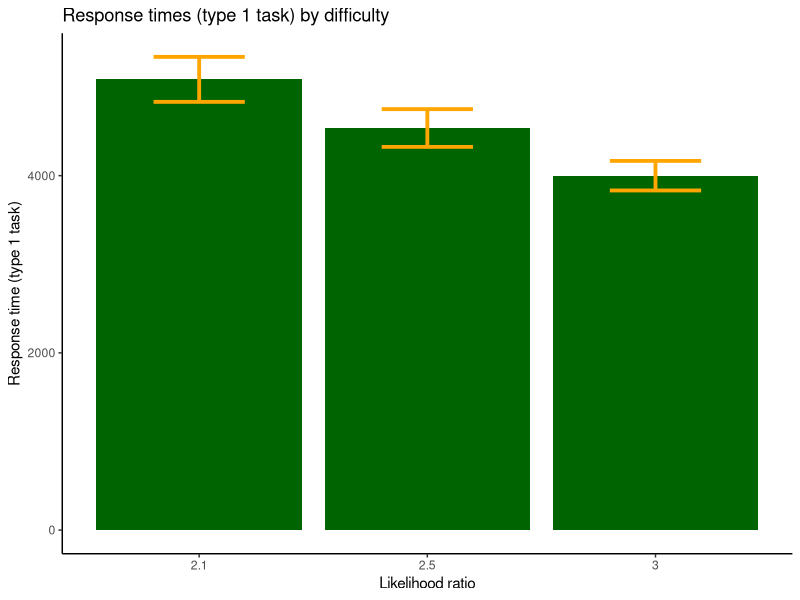
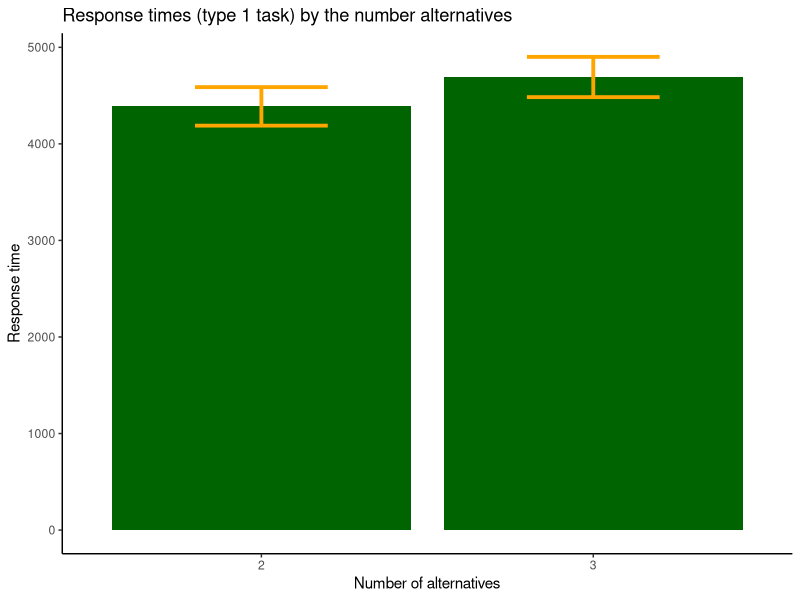
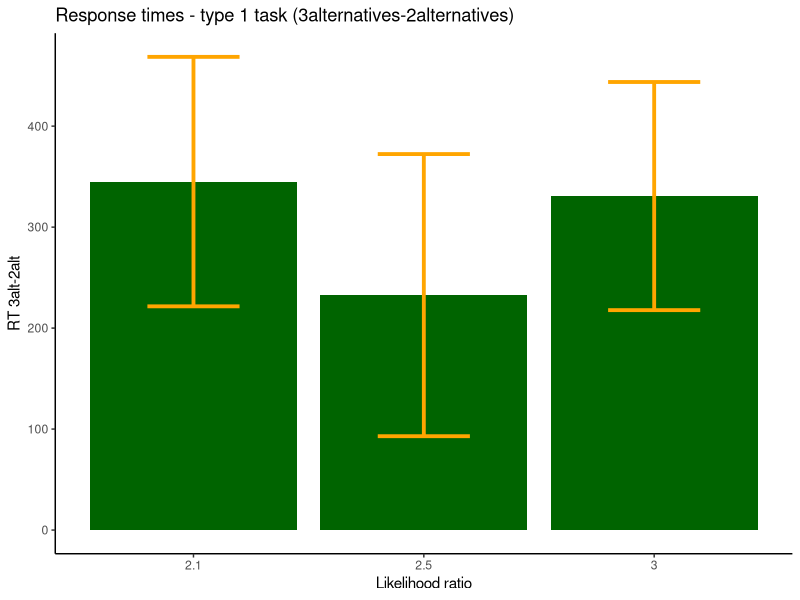
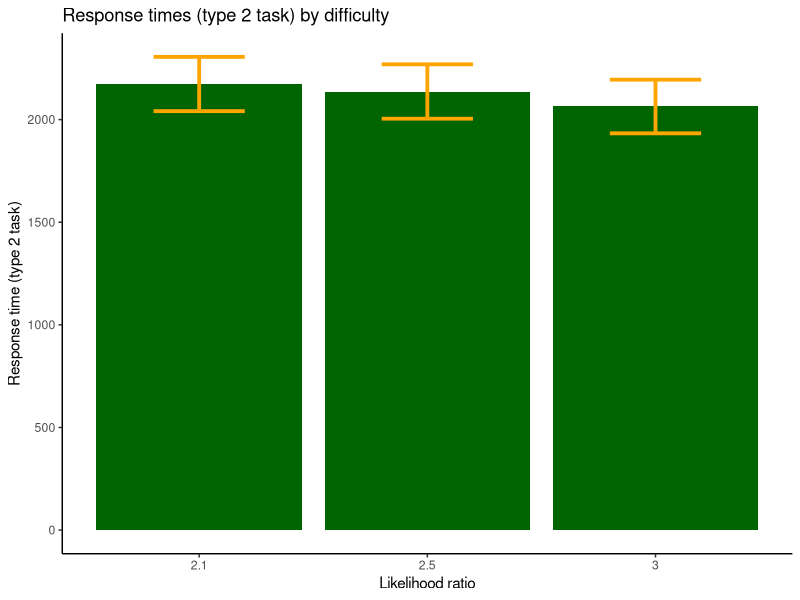
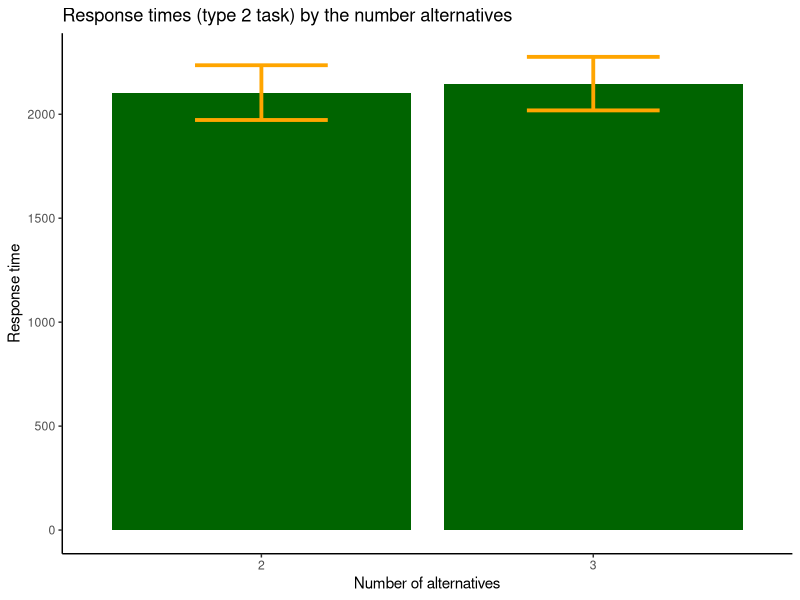
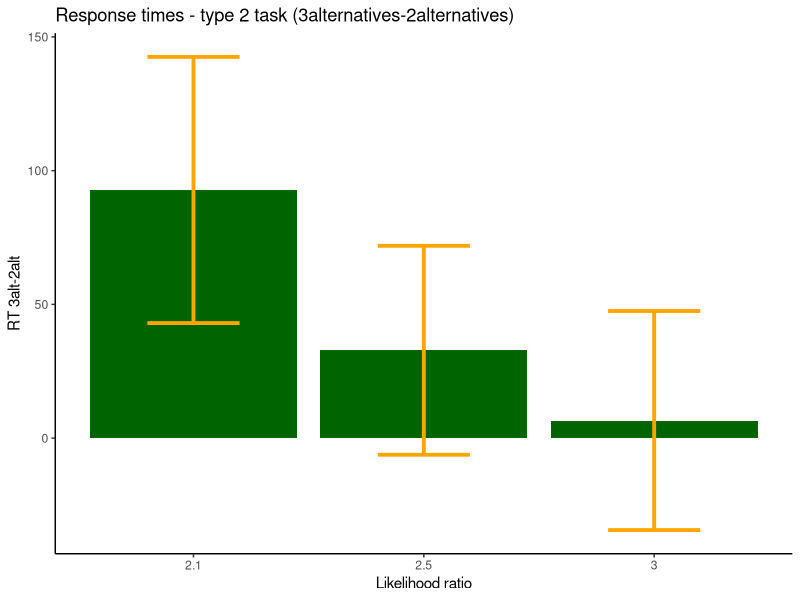

Recreate these plots in R, in order.
library(tidyverse)

# -------------------------------------------------------------------------------------------------

data <- read.csv2('data_experiment3.csv')
data$Correct = as.logical(data$Correct)
data <- as_tibble(data)

# ----------------------------------------------------------------------------------------------------


####---- rt (type 1 task) by difficulty ----####

data %>%
  group_by(Nsujeto, distance_ratio) %>%  
  summarize(rt_type1 = mean(RT_type1)) %>% 
  ggplot(aes(x=as.factor(distance_ratio),
             y=rt_type1))+
  stat_summary(fun.data = mean_se,
               geom='bar', fill='darkgreen')+
  stat_summary(fun.data = mean_se,
               geom='errorbar', color='orange', width=0.4, size=1.3)+
  xlab('Likelihood ratio')+
  ylab('Response time (type 1 task)')+
  ggtitle('Response times (type 1 task) by difficulty')+
  theme_classic()


####---- rt (type 1 task) by amount of alternatives ----####

data %>%
  group_by(Nsujeto, Nalternativas) %>%
  summarize(rt_type1=mean(RT_type1)) %>%
  ggplot(aes(x=as.factor(Nalternativas),
             y=rt_type1))+
  stat_summary(fun.data = mean_se,
               geom='bar', fill='darkgreen')+
  stat_summary(fun.data = mean_se,
               geom='errorbar', color='orange', width=0.4, size=1.3)+
  xlab('Number of alternatives')+
  ylab('Response time')+
  ggtitle('Response times (type 1 task) by the number alternatives')+
  theme_classic()

####---- type 1 rt 3alternatives - 2alternatives ----####

levels <- sort(unique(data$distance_ratio), decreasing = T)
nsubj  <- max(data$Nsujeto)
rt1_data <- matrix(NA, nsubj, 3) # 3 levels of difficulty

for(i in 1:nsubj){
  subj <- data[data$Nsujeto==i,]
  temp <- c()
  
  
  for(k in levels){
    indx3 <- which(subj$distance_ratio==k & subj$Nalternativas==3)
    indx2 <-  which(subj$distance_ratio==k & subj$Nalternativas==2)
    temp <- c(temp, mean(subj[indx3,]$RT_type1)-mean(subj[indx2,]$RT_type1))
  }
  
  
  rt1_data[i,] <- temp
  
}

# standard error of mean 
level1 <- mean_se(rt1_data[,1])
level2 <- mean_se(rt1_data[,2])
level3 <- mean_se(rt1_data[,3])

# plot
graphdata <- data.frame(names = levels, 
                        values = colMeans(rt1_data))

graphdata %>%
  ggplot(aes(x=as.factor(levels),y=values))+
  geom_col(fill='darkgreen')+
  geom_errorbar(aes(x=as.factor(levels), ymin=c(level1$ymin, level2$ymin, level3$ymin),
                    ymax=c(level1$ymax,level2$ymax,level3$ymax)), width=0.4, 
                size=1.3, color='orange')+
  ggtitle('Response times - type 1 task (3alternatives-2alternatives)')+
  ylab('RT 3alt-2alt')+
  xlab('Likelihood ratio')+
  theme_classic()

#------------------------------------------------------------------------------------
#------------------------------------------------------------------------------------


####---- rt (type 2 task) by difficulty ----####

data %>%
  group_by(Nsujeto, distance_ratio) %>%  
  summarize(rt_type2 = mean(RT_Confidence)) %>% 
  ggplot(aes(x=as.factor(distance_ratio),
             y=rt_type2))+
  stat_summary(fun.data = mean_se,
               geom='bar', fill='darkgreen')+
  stat_summary(fun.data = mean_se,
               geom='errorbar', color='orange', width=0.4, size=1.3)+
  xlab('Likelihood ratio')+
  ylab('Response time (type 2 task)')+
  ggtitle('Response times (type 2 task) by difficulty')+
  theme_classic()


####---- rt (type 2 task) by amount of alternatives ----####

data %>%
  group_by(Nsujeto, Nalternativas) %>%
  summarize(rt_type2=mean(RT_Confidence)) %>%
  ggplot(aes(x=as.factor(Nalternativas),
             y=rt_type2))+
  stat_summary(fun.data = mean_se,
               geom='bar', fill='darkgreen')+
  stat_summary(fun.data = mean_se,
               geom='errorbar', color='orange', width=0.4, size=1.3)+
  xlab('Number of alternatives')+
  ylab('Response time')+
  ggtitle('Response times (type 2 task) by the number alternatives')+
  theme_classic()

####---- type 2 rt 3alternatives - 2alternatives ----####

rt2_data <- matrix(NA, nsubj, 3) # 3 levels of difficulty

for(i in 1:nsubj){
  subj <- data[data$Nsujeto==i,]
  temp <- c()
  
  
  for(k in levels){
    indx3 <- which(subj$distance_ratio==k & subj$Nalternativas==3)
    indx2 <-  which(subj$distance_ratio==k & subj$Nalternativas==2)
    temp <- c(temp, mean(subj[indx3,]$RT_Confidence)-mean(subj[indx2,]$RT_Confidence))
  }
  
  
  rt2_data[i,] <- temp
  
}

# standard error of mean 
level1 <- mean_se(rt2_data[,1])
level2 <- mean_se(rt2_data[,2])
level3 <- mean_se(rt2_data[,3])

# plot
graphdata <- data.frame(names = levels, 
                        values = colMeans(rt2_data))

graphdata %>%
  ggplot(aes(x=as.factor(levels),y=values))+
  geom_col(fill='darkgreen')+
  geom_errorbar(aes(x=as.factor(levels), ymin=c(level1$ymin, level2$ymin, level3$ymin),
                    ymax=c(level1$ymax,level2$ymax,level3$ymax)), width=0.4, 
                size=1.3, color='orange')+
  ggtitle('Response times - type 2 task (3alternatives-2alternatives)')+
  ylab('RT 3alt-2alt')+
  xlab('Likelihood ratio')+
  theme_classic()
